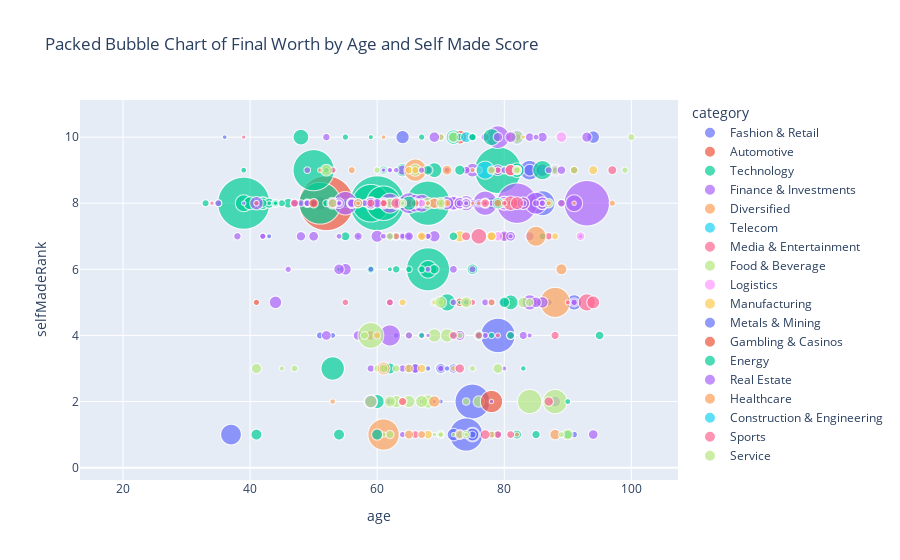

The cell this chart's notebook holds for it:
### Code cell
import plotly.express as px
import pandas as pd

# Create the packed bubble chart
fig = px.scatter(df, 
                 x='age', 
                 y='selfMadeRank',  # Dummy y-axis since plotly does not directly support packed bubbles
                 size='finalWorth', 
                 color='category', 
                 hover_name='uri', 
                 size_max=60,
                 title='Packed Bubble Chart of Final Worth by Age and Self Made Score')

# Customize the layout to hide the dummy y-axis
# fig.update_layout(yaxis=dict(showticklabels=False, showgrid=False, zeroline=False))

# Show the plot
fig.show()

### Figure 1 — Plotly figure (JSON) as saved in the notebook; plotly's stock layout.template omitted (floating-point values rounded to 4 significant figures; data arrays with more than 128 entries replaced by an {"elided": "..."} marker saying what was removed)
{"data": [{"hovertemplate": "<b>%{hovertext}</b><br><br>category=Fashion & Retail<br>age=%{x}<br>selfMadeRank=%{y}<br>finalWorth=%{marker.size}<extra></extra>", "hovertext": {"elided": "285 str values"}, "legendgroup": "Fashion & Retail", "marker": {"color": "#636efa", "size": {"elided": "285 int values"}, "sizemode": "area", "sizeref": 64.72, "symbol": "circle"}, "mode": "markers", "name": "Fashion & Retail", "showlegend": true, "type": "scattergl", "x": {"elided": "285 int values"}, "xaxis": "x", "y": {"elided": "285 int values"}, "yaxis": "y"}, {"hovertemplate": "<b>%{hovertext}</b><br><br>category=Automotive<br>age=%{x}<br>selfMadeRank=%{y}<br>finalWorth=%{marker.size}<extra></extra>", "hovertext": ["elon-musk", "stefan-quandt", "susanne-klatten", "robin-zeng", "eric-li", "wang-chuanfu", "shahid-khan", "lu-xiangyang", "wei-jianjun", "georg-schaeffler", "huang-shilin", "ernest-garcia-ii", "piero-ferrari", "li-xiang", "vikram-lal", "dan-friedkin", "wu-jianshu", "mark-shoen", "mong-koo-chung", "vivek-chaand-sehgal", "li-ping-1", "abhay-firodia", "e-joe-shoen", "baba-kalyani", "nicolas-dieteren", "roger-penske", "gail-miller", "venu-srinivasan-1", "euisun-chung", "norman-braman", "walter-frey", "abdulla-al-futtaim", "catheline-perier-dieteren", "arvind-poddar", "willis-johnson", "lachhman-das-mittal", "xia-zuoquan", "nirmal-minda", "maria-elisabeth-schaeffler-thumann", "peter-unger", "herb-chambers", "alberto-bombassei", "dong-jinggui", "francois-feuillet", "ernest-garcia-iii", "shmuel-harlap", "a-jayson-adair", "huang-yi", "terry-taylor", "fritz-draexlmaier", "amnon-shashua", "he-xiaopeng", "jiang-yintai", "pawan-munjal-1", "alexander-sixt", "konstantin-sixt", "sunjay-kapur", "renu-munjal", "suman-munjal", "zheng-fan", "onkar-kanwar", "ziv-aviram", "vijay-agarwal", "suresh-krishna", "ulrich-mommert", "sjamsul-nursalim", "xu-xudong", "hiroshi-ishibashi", "naresh-jain", "keeree-kanjanapas", "li-guoqiang", "tran-ba-duong", "qian-jinghong", "tang-aoqi", "wang-jianfeng", "chin-jong-hwa", "lu-zhongfang"], "legendgroup": "Automotive", "marker": {"color": "#EF553B", "size": [195000, 27300, 26500, 22900, 16800, 14200, 12200, 11600, 11200, 10900, 10600, 8900, 8600, 8400, 6700, 6400, 5200, 5000, 4900, 4900, 4500, 4300, 4300, 4100, 4000, 4000, 3900, 3900, 3700, 3500, 3400, 3300, 3300, 3200, 3100, 2900, 2900, 2700, 2700, 2700, 2600, 2500, 2400, 2400, 2400, 2400, 2000, 2000, 1900, 1800, 1800, 1700, 1700, 1700, 1700, 1700, 1600, 1600, 1600, 1500, 1500, 1400, 1300, 1300, 1300, 1300, 1300, 1200, 1200, 1200, 1200, 1200, 1100, 1100, 1100, 1000, 1000], "sizemode": "area", "sizeref": 64.72, "symbol": "circle"}, "mode": "markers", "name": "Automotive", "showlegend": true, "type": "scattergl", "x": [52, 57, 61, 55, 60, 58, 73, 61, 60, 59, 57, 66, 78, 42, 82, 59, 60, 73, 86, 67, 56, 79, 74, 75, 48, 87, 80, 71, 53, 91, 80, 84, 79, 66, 76, 93, 62, 66, 82, 79, 82, 83, 54, 75, 41, 79, 54, 62, 73, null, 63, 46, 73, 69, 44, 41, 52, 69, 71, 45, 81, 65, 75, 87, 83, 82, 54, 77, 89, 73, 60, 64, 51, 78, 54, 65, 81], "xaxis": "x", "y": [8, null, null, null, null, null, 10, null, null, null, null, 9, null, null, null, 4, null, 5, null, null, null, null, 5, null, null, 8, 7, null, null, 9, null, null, null, null, null, null, null, null, null, null, 9, null, null, null, 5, null, null, null, null, null, null, null, null, null, null, null, null, null, null, null, null, null, null, null, null, null, null, null, null, null, null, null, null, null, null, null, null], "yaxis": "y"}, {"hovertemplate": "<b>%{hovertext}</b><br><br>category=Technology<br>age=%{x}<br>selfMadeRank=%{y}<br>finalWorth=%{marker.size}<extra></extra>", "hovertext": {"elided": "342 str values"}, "legendgroup": "Technology", "marker": {"color": "#00cc96", "size": {"elided": "342 int values"}, "sizemode": "area", "sizeref": 64.72, "symbol": "circle"}, "mode": "markers", "name": "Technology", "showlegend": true, "type": "scattergl", "x": {"elided": "342 int values"}, "xaxis": "x", "y": {"elided": "342 int values"}, "yaxis": "y"}, {"hovertemplate": "<b>%{hovertext}</b><br><br>category=Finance & Investments<br>age=%{x}<br>selfMadeRank=%{y}<br>finalWorth=%{marker.size}<extra></extra>", "hovertext": {"elided": "427 str values"}, "legendgroup": "Finance & Investments", "marker": {"color": "#ab63fa", "size": {"elided": "427 int values"}, "sizemode": "area", "sizeref": 64.72, "symbol": "circle"}, "mode": "markers", "name": "Finance & Investments", "showlegend": true, "type": "scattergl", "x": {"elided": "427 int values"}, "xaxis": "x", "y": {"elided": "427 int values"}, "yaxis": "y"}, {"hovertemplate": "<b>%{hovertext}</b><br><br>category=Diversified<br>age=%{x}<br>selfMadeRank=%{y}<br>finalWorth=%{marker.size}<extra></extra>", "hovertext": {"elided": "201 str values"}, "legendgroup": "Diversified", "marker": {"color": "#FFA15A", "size": {"elided": "201 int values"}, "sizemode": "area", "sizeref": 64.72, "symbol": "circle"}, "mode": "markers", "name": "Diversified", "showlegend": true, "type": "scattergl", "x": {"elided": "201 int values"}, "xaxis": "x", "y": {"elided": "201 int values"}, "yaxis": "y"}, {"hovertemplate": "<b>%{hovertext}</b><br><br>category=Telecom<br>age=%{x}<br>selfMadeRank=%{y}<br>finalWorth=%{marker.size}<extra></extra>", "hovertext": ["carlos-slim-helu", "xavier-niel", "sunil-mittal-1", "rocco-commisso", "rajan-mittal", "rakesh-mittal", "patrick-drahi", "robert-hale-jr", "ananda-krishnan", "yasumitsu-shigeta", "richard-li", "shaul-shani", "naguib-sawiris", "john-caudwell", "najib-mikati", "taha-mikati", "denis-obrien", "marcelo-claure", "craig-mccaw", "strive-masiyiwa", "kenny-troutt", "vladimir-yevtushenkov", "terence-terry-matthews", "david-teoh", "mohammed-ibrahim", "gleb-fetisov", "wu-kaiting", "andrei-kuzyaev", "murat-vargi", "xue-jiping"], "legendgroup": "Telecom", "marker": {"color": "#19d3f3", "size": [102000, 9900, 9200, 8000, 6000, 6000, 5900, 5400, 4900, 4600, 4500, 4300, 3800, 3400, 2800, 2800, 2800, 2000, 2000, 1800, 1700, 1700, 1600, 1600, 1300, 1100, 1100, 1000, 1000, 1000], "sizemode": "area", "sizeref": 64.72, "symbol": "circle"}, "mode": "markers", "name": "Telecom", "showlegend": true, "type": "scattergl", "x": [84, 56, 66, 74, 64, 68, 60, 57, 86, 59, 57, 69, 69, 71, 68, 79, 65, 53, 74, 63, 76, 75, 81, 68, 77, 57, 54, 58, 76, 73], "xaxis": "x", "y": [null, null, null, 10, null, null, null, 8, null, null, null, null, null, null, null, null, null, null, 5, null, null, null, null, null, null, null, null, null, null, null], "yaxis": "y"}, {"hovertemplate": "<b>%{hovertext}</b><br><br>category=Media & Entertainment<br>age=%{x}<br>selfMadeRank=%{y}<br>finalWorth=%{marker.size}<extra></extra>", "hovertext": ["david-thomson", "rupert-murdoch", "donald-newhouse", "john-malone", "dmitri-bukhman", "igor-bukhman", "david-geffen", "blair-parry-okeden", "jim-kennedy", "clive-calder", "tim-sweeney", "george-lucas", "mark-cuban", "charles-dolan", "steven-spielberg", "jeff-t-green", "martha-ingram", "isaac-perlmutter", "stefan-von-holtzbrinck", "barry-diller", "james-chambers", "katharine-rayner", "margaretta-taylor", "hubert-burda", "jason-jiang", "christiane-schoeller", "forrest-li", "amos-hostetter-jr", "kwon-hyuk-bin", "arnon-milchan", "kalanithi-maran", "haim-saban", "friede-springer", "thomas-tull", "su-hua", "oprah-winfrey", "kenneth-feld", "david-baszucki", "koos-bekker", "jay-z", "ted-turner", "gang-ye", "yvonne-bauer", "cheng-yixiao", "yoo-jung-hyun", "adam-foroughi", "luiz-frias", "marina-berlusconi", "pier-silvio-berlusconi", "joao-roberto-marinho", "jose-roberto-marinho", "zygmunt-solorz", "edir-macedo", "roberto-irineu-marinho", "brian-roberts", "ben-silbermann", "wang-changtian", "pierre-karl-peladeau", "manoj-punjabi", "todd-wagner", "bang-si-hyuk", "john-de-mol", "kagemasa-kozuki", "wang-ning", "stanley-hubbard", "zhou-yahui", "yasuhiro-fukushima", "alan-gerry", "peter-jackson", "andrew-karam", "krit-ratanarak", "ling-tang", "xu-zhenhua", "justin-yuan", "charles-ergen", "kim-jung-min", "kim-jung-youn", "li-qiong", "tyler-perry", "richard-desmond", "huang-qiaoling", "gary-magness", "markus-persson", "min-liang-tan", "joop-van-den-ende", "barbara-berlusconi", "eleonora-berlusconi", "luigi-berlusconi", "mathias-doepfner", "aydin-dogan", "maria-frias", "guy-laliberte", "kenzo-tsujimoto", "dick-wolf-1", "keiko-erikawa", "yoichi-erikawa", "gyorgy-gattyan", "kim-jae-young", "kim-taek-jin", "john-krystynak", "benny-suherman", "taylor-swift", "yu-faxiang", "ric-elias"], "legendgroup": "Media & Entertainment", "marker": {"color": "#FF6692", "size": [67800, 19500, 11000, 9800, 9000, 9000, 8000, 6100, 6000, 5700, 5700, 5500, 5400, 5200, 4800, 4500, 4400, 4400, 4400, 4200, 4000, 4000, 4000, 3800, 3700, 3700, 3600, 3500, 3500, 3400, 3100, 3000, 3000, 3000, 2800, 2800, 2700, 2600, 2600, 2500, 2500, 2500, 2300, 2300, 2300, 2200, 2200, 2100, 2100, 2100, 2100, 2100, 2000, 2000, 2000, 2000, 2000, 1900, 1900, 1900, 1800, 1800, 1800, 1800, 1600, 1600, 1500, 1500, 1500, 1500, 1500, 1500, 1500, 1500, 1400, 1400, 1400, 1400, 1400, 1300, 1300, 1300, 1300, 1300, 1300, 1200, 1200, 1200, 1200, 1200, 1200, 1200, 1200, 1200, 1100, 1100, 1100, 1100, 1100, 1100, 1100, 1100, 1100, 1000], "sizemode": "area", "sizeref": 64.72, "symbol": "circle"}, "mode": "markers", "name": "Media & Entertainment", "showlegend": true, "type": "scattergl", "x": [66, 93, 94, 83, 38, 42, 81, 73, 76, 77, 53, 79, 65, 97, 77, 47, 88, 81, 60, 82, 66, 79, 81, 84, 51, null, 46, 87, 50, 79, 58, 79, 81, 53, 42, 70, 75, 61, 71, 54, 85, 43, 47, 40, 54, 43, 60, 57, 54, 70, 68, 67, 79, 76, 64, 41, 58, 62, 51, 63, 51, 69, 83, 37, 90, 47, 76, 95, 62, 42, 77, null, null, null, 71, 22, 20, 46, 54, 72, 65, 70, 44, 46, 82, 39, 37, 35, 61, 87, null, 64, 83, 77, 75, 73, null, 50, 57, 55, 76, 34, 52, 56], "xaxis": "x", "y": [null, 5, 5, 8, null, null, 9, 1, 4, null, 8, 8, 8, 9, 8, 8, 4, 10, null, 9, 1, 1, 1, null, null, null, null, 7, null, null, null, 9, null, 9, null, 10, 5, 8, null, null, 5, null, null, null, null, null, null, null, null, null, null, null, null, null, null, 8, null, null, null, null, null, null, null, null, 5, null, null, null, null, null, null, null, null, null, 8, null, null, null, null, null, null, null, null, null, null, null, null, null, null, null, null, null, null, null, null, null, null, null, null, null, null, 8, null, null], "yaxis": "y"}, {"hovertemplate": "<b>%{hovertext}</b><br><br>category=Food & Beverage<br>age=%{x}<br>selfMadeRank=%{y}<br>finalWorth=%{marker.size}<extra></extra>", "hovertext": {"elided": "210 str values"}, "legendgroup": "Food & Beverage", "marker": {"color": "#B6E880", "size": {"elided": "210 int values"}, "sizemode": "area", "sizeref": 64.72, "symbol": "circle"}, "mode": "markers", "name": "Food & Beverage", "showlegend": true, "type": "scattergl", "x": {"elided": "210 int values"}, "xaxis": "x", "y": {"elided": "210 int values"}, "yaxis": "y"}, {"hovertemplate": "<b>%{hovertext}</b><br><br>category=Logistics<br>age=%{x}<br>selfMadeRank=%{y}<br>finalWorth=%{marker.size}<extra></extra>", "hovertext": ["klaus-michael-kuehne", "gianluigi-aponte", "rafaela-aponte-diamant", "john-fredriksen", "enrique-razon-jr", "jacques-saade-jr", "rodolphe-saade", "tanya-saade-zeenny", "dennis-washington", "maria-angelicoussis", "helmut-sohmen", "fred-smith-1", "johnelle-hunt", "kjell-inge-rokke", "lai-meisong", "brad-jacobs", "fernand-huts", "tung-chee-chen", "yang-shaopeng", "lindsay-fox", "g-m-rao", "roman-trotsenko", "george-prokopiou", "tung-chee-hwa", "constantinos-martinos", "jim-thompson", "chang-kuo-hua", "alexander-skorobogatko", "gary-chouest", "alexander-ponomarenko", "chow-shing-yuk", "andreas-martinos", "jerry-moyes", "norbert-dentressangle", "huijiao-yu", "soegiarto-adikoesoemo", "jet-jie-li", "athanasios-martinos", "eiichi-kuriwada", "lai-jianfa", "zhang-xiaojuan", "michel-litvak-2", "martin-moller-nielsen", "vicente-boluda-fos", "wang-jilei", "michael-andlauer", "chang-kuo-ming", "william-fung", "lu-zongjun", "victor-fung", "sergey-shishkarev"], "legendgroup": "Logistics", "marker": {"color": "#FF97FF", "size": [39200, 33100, 33100, 16900, 10000, 8900, 8900, 8900, 7000, 6400, 6400, 5600, 4900, 4600, 4500, 4100, 3400, 3400, 3400, 3000, 2900, 2800, 2600, 2600, 2300, 2300, 2100, 2100, 2000, 2000, 1900, 1800, 1800, 1700, 1700, 1600, 1500, 1500, 1400, 1400, 1400, 1300, 1300, 1200, 1200, 1100, 1100, 1100, 1100, 1000, 1000], "sizemode": "area", "sizeref": 64.72, "symbol": "circle"}, "mode": "markers", "name": "Logistics", "showlegend": true, "type": "scattergl", "x": [86, 83, 79, 79, 64, 52, 54, 56, 89, 42, 84, 79, 92, 65, 53, 67, 73, 81, 66, 86, 73, 53, 77, 86, 71, 84, 69, 56, 79, 59, 46, 68, 80, 69, 58, 86, 49, 74, 77, 54, 54, 72, 59, 69, 59, 59, 66, 75, 60, 78, 56], "xaxis": "x", "y": [null, null, null, null, null, null, null, null, 10, null, null, 7, 7, null, null, 8, null, null, null, null, null, null, null, null, null, null, null, null, null, null, null, null, null, null, null, null, null, null, null, null, null, null, null, null, null, null, null, null, null, 5, null], "yaxis": "y"}, {"hovertemplate": "<b>%{hovertext}</b><br><br>category=Manufacturing<br>age=%{x}<br>selfMadeRank=%{y}<br>finalWorth=%{marker.size}<extra></extra>", "hovertext": {"elided": "328 str values"}, "legendgroup": "Manufacturing", "marker": {"color": "#FECB52", "size": {"elided": "328 int values"}, "sizemode": "area", "sizeref": 64.72, "symbol": "circle"}, "mode": "markers", "name": "Manufacturing", "showlegend": true, "type": "scattergl", "x": {"elided": "328 int values"}, "xaxis": "x", "y": {"elided": "328 int values"}, "yaxis": "y"}, {"hovertemplate": "<b>%{hovertext}</b><br><br>category=Metals & Mining<br>age=%{x}<br>selfMadeRank=%{y}<br>finalWorth=%{marker.size}<extra></extra>", "hovertext": ["savitri-jindal", "gina-rinehart", "german-larrea-mota-velasco", "vladimir-lisin", "iris-fontbona", "alexey-mordashov", "vladimir-potanin", "andrey-melnichenko", "andrew-forrest", "lakshmi-mittal", "dang-yanbao", "alisher-usmanov", "nicky-oppenheimer", "ivan-glasenberg", "iskander-makhmudov", "zheng-shuliang", "pavel-tykac", "andrei-skoch-family", "alexander-abramov", "agoes-projosasmito", "gianfelice-rocca-1", "paolo-rocca", "andrei-kozitsyn", "xiang-guangda", "clive-palmer", "rinat-akhmetov", "lim-hariyanto-wijaya-sarwono", "zhang-xuexin", "igor-altushkin", "wenrong-shen", "vladimir-kim", "mikhail-shelkov", "rufino-vigil-gonzalez", "aristotelis-mistakidis", "dmitry-pumpyansky", "daniel-mate", "robert-friedland", "oleg-deripaska", "alexander-frolov", "alexander-ramlie", "patrice-motsepe", "bulat-utemuratov", "feng-hailiang", "julio-ponce-lerou", "anatoly-sedykh", "xie-weitong", "tor-peterson", "kie-chie-wong", "john-hancock", "bianca-rinehart", "ginia-rinehart", "hope-welker", "victor-pinchuk", "alex-beard", "giovanni-arvedi", "vasily-anisimov", "sam-chong", "gary-fegel", "evgeny-eugene-shvidler", "konstantin-strukov", "dan-gertler", "chris-wallin", "jose-maria-aristrain", "luo-yangyong-1", "juan-maria-riberas-mera", "angela-bennett", "lin-lairong", "eddy-sugianto", "chris-ellison", "vadim-novinsky", "kostyantin-zhevago", "li-jinyang", "vladislav-sviblov", "wang-jinhua", "igor-kudryashkin"], "legendgroup": "Metals & Mining", "marker": {"color": "#636efa", "size": [33500, 30800, 27900, 26600, 25700, 25500, 23700, 21100, 19000, 16400, 13400, 13400, 9500, 8900, 8300, 8000, 7700, 6700, 6400, 5900, 5600, 5600, 4400, 4400, 4300, 4000, 4000, 3900, 3800, 3800, 3600, 3500, 3400, 3300, 3300, 3200, 2900, 2800, 2800, 2800, 2700, 2700, 2600, 2600, 2600, 2600, 2300, 2200, 2100, 2100, 2100, 2100, 2000, 1900, 1800, 1700, 1700, 1700, 1600, 1600, 1500, 1500, 1400, 1400, 1400, 1300, 1300, 1300, 1200, 1200, 1200, 1100, 1100, 1100, 1000], "sizemode": "area", "sizeref": 64.72, "symbol": "circle"}, "mode": "markers", "name": "Metals & Mining", "showlegend": true, "type": "scattergl", "x": [74, 70, 70, 67, 81, 58, 63, 52, 62, 73, 51, 70, 78, 67, 60, 78, 59, 58, 65, 68, 76, 71, 63, 66, 70, 57, 95, 76, 53, 78, 63, 55, 75, 62, 60, 60, 73, 56, 59, 51, 62, 66, 63, 78, 59, 67, 59, 75, 48, 47, 37, 38, 63, 56, 86, 72, 81, 50, 60, 65, 50, 71, 61, 48, 55, 80, 55, 78, 66, 60, 50, null, 44, 60, 62], "xaxis": "x", "y": [null, null, null, null, null, null, null, null, null, null, null, null, null, null, null, null, null, null, null, null, null, null, null, null, null, null, null, null, null, null, null, null, null, null, null, null, null, null, null, null, null, null, null, null, null, null, 6, null, null, null, null, null, null, null, null, null, null, null, null, null, null, null, null, null, null, null, null, null, null, null, null, null, null, null, null], "yaxis": "y"}, {"hovertemplate": "<b>%{hovertext}</b><br><br>category=Gambling & Casinos<br>age=%{x}<br>selfMadeRank=%{y}<br>finalWorth=%{marker.size}<extra></extra>", "hovertext": ["miriam-adelson", "lui-che-woo", "denise-coates", "karel-komarek", "johann-graf", "teddy-sagi", "mark-scheinberg", "john-coates", "gabe-newell", "pansy-ho", "jon-yarbrough", "steve-wynn", "paul-gauselmann", "lim-kok-thay", "william-boyd", "elaine-wynn", "fredrik-osterberg", "jens-von-bahr", "manuel-lao-hernandez", "kazuo-okada"], "legendgroup": "Gambling & Casinos", "marker": {"color": "#EF553B", "size": [32000, 11200, 9500, 9500, 7100, 6400, 5600, 4300, 4300, 3800, 3600, 3400, 2500, 2300, 2200, 2100, 1800, 1700, 1300, 1100], "sizemode": "area", "sizeref": 64.72, "symbol": "circle"}, "mode": "markers", "name": "Gambling & Casinos", "showlegend": true, "type": "scattergl", "x": [78, 95, 56, 55, 77, 52, 50, 54, 61, 61, 66, 82, 89, 72, 92, 81, 53, 53, 79, 81], "xaxis": "x", "y": [2, null, null, null, null, null, 8, null, 8, null, 8, 8, null, null, null, 8, null, null, null, null], "yaxis": "y"}, {"hovertemplate": "<b>%{hovertext}</b><br><br>category=Energy<br>age=%{x}<br>selfMadeRank=%{y}<br>finalWorth=%{marker.size}<extra></extra>", "hovertext": ["vagit-alekperov", "low-tuck-kwong", "leonid-mikhelson", "autry-stephens", "gennady-timchenko", "harold-hamm", "george-kaiser", "mikhail-fridman", "jeffery-hildebrand", "sarath-ratanavadi", "leonid-fedun", "carrie-perrodo", "daniel-kretinsky", "german-khan", "richard-kinder", "randa-duncan-williams", "dannine-avara", "scott-duncan", "milane-frantz", "ray-lee-hunt", "wang-yusuo", "terrence-pegula", "alexei-kuzmichev", "cao-renxian", "arthur-irving", "michael-kadoorie", "kelcy-warren", "pei-zhenhua-1", "torbjorn-tornqvist", "robert-bass", "alejandro-bulgheroni", "trevor-rees-jones", "w-herbert-hunt", "dewi-kam", "lynn-schusterman", "john-catsimatidis", "jin-baofang", "gregorio-perez-companc", "sid-bass", "fan-hongwei", "alceu-elias-feldmann", "mikhail-gutseriev", "saban-cemil-kazanci", "nikolai-buinov", "n-murray-edwards", "michael-polsky", "george-bishop", "ronald-mcaulay", "ray-davis", "albert-avdolyan", "gao-jifan", "edward-bass", "airat-shaimiev", "kamal-ghaffarian", "arvind-tiku", "mika-anttonen", "lee-bass", "timothy-dunn", "radik-shaimiev", "rustem-sulteev", "gordon-getty", "igor-makarov", "vardis-vardinoyannis-family", "william-koch", "dan-wilks", "massimo-moratti", "rubens-ometto-silveira-mello", "farris-wilks", "dmitry-nikolaev", "shen-xiqiang", "ron-corio", "ian-wood", "somphote-ahunai", "farkhad-akhmedov", "daniel-chiu", "paul-foster", "ali-metin-kazanci", "lin-fanlian", "dean-solon", "wu-kai", "zhao-fenggang", "vladimir-bogdanov", "kiki-barki", "lim-chai-hock", "paul-novelly", "femi-otedola", "chen-qiongxiang", "ivan-muller-botelho", "wu-yingming", "said-gutseriev", "timothy-headington", "muhammed-aziz-khan", "andrei-kosogov", "zhang-jianguo-1", "nikhil-merchant", "michael-s-smith", "edwin-soeryadjaya-1", "zhang-hong"], "legendgroup": "Energy", "marker": {"color": "#00cc96", "size": [28600, 27400, 27400, 24300, 23400, 18500, 14600, 13100, 12600, 10700, 10500, 9600, 9400, 8500, 8100, 7700, 7600, 7600, 7600, 7200, 7100, 6800, 6600, 6300, 6300, 6300, 6000, 5900, 5400, 5300, 4900, 4900, 4700, 4500, 4500, 4300, 4300, 3900, 3800, 3800, 3700, 3700, 3500, 3300, 3300, 3300, 3200, 3100, 3000, 2900, 2900, 2500, 2400, 2300, 2300, 2200, 2200, 2200, 2200, 2200, 2100, 2100, 2100, 2000, 2000, 1900, 1900, 1900, 1800, 1800, 1700, 1700, 1600, 1600, 1600, 1600, 1600, 1600, 1600, 1600, 1600, 1500, 1400, 1400, 1400, 1400, 1300, 1300, 1300, 1200, 1200, 1100, 1100, 1100, 1000, 1000, 1000, 1000], "sizemode": "area", "sizeref": 64.72, "symbol": "circle"}, "mode": "markers", "name": "Energy", "showlegend": true, "type": "scattergl", "x": [73, 75, 68, 86, 71, 78, 81, 59, 65, 58, 67, 73, 48, 62, 79, 62, 60, 41, 54, 80, 60, 73, 61, 55, 93, 82, 68, 65, 70, 76, 79, 72, 95, 73, 85, 75, 71, 88, 81, 57, 74, 66, 63, 56, 64, 75, 86, 88, 82, 53, 59, 78, 62, 65, 54, 57, 67, 68, 59, 70, 90, 61, 91, 83, 67, 78, 74, 72, 57, 76, 62, 81, 56, 68, 63, 66, 89, 62, 59, 56, 58, 72, 84, 64, 80, 61, null, 90, 57, 35, 73, 69, 63, 61, 63, 68, 74, null], "xaxis": "x", "y": [null, null, null, 9, null, 10, 5, null, 8, null, null, null, null, null, 8, 3, 1, 1, 1, 5, null, 9, null, null, null, null, 9, null, null, 4, null, 7, 4, null, 1, 10, null, null, 4, null, null, null, null, null, null, 10, 7, null, 8, null, null, 4, null, null, null, null, 4, null, null, null, 2, null, null, 3, null, null, null, null, null, null, null, null, null, null, null, null, null, null, 10, null, null, null, null, null, null, null, null, null, null, null, 5, null, null, null, null, null, null, null], "yaxis": "y"}, {"hovertemplate": "<b>%{hovertext}</b><br><br>category=Real Estate<br>age=%{x}<br>selfMadeRank=%{y}<br>finalWorth=%{marker.size}<extra></extra>", "hovertext": {"elided": "190 str values"}, "legendgroup": "Real Estate", "marker": {"color": "#ab63fa", "size": {"elided": "190 int values"}, "sizemode": "area", "sizeref": 64.72, "symbol": "circle"}, "mode": "markers", "name": "Real Estate", "showlegend": true, "type": "scattergl", "x": {"elided": "190 int values"}, "xaxis": "x", "y": {"elided": "190 int values"}, "yaxis": "y"}, {"hovertemplate": "<b>%{hovertext}</b><br><br>category=Healthcare<br>age=%{x}<br>selfMadeRank=%{y}<br>finalWorth=%{marker.size}<extra></extra>", "hovertext": {"elided": "197 str values"}, "legendgroup": "Healthcare", "marker": {"color": "#FFA15A", "size": {"elided": "197 int values"}, "sizemode": "area", "sizeref": 64.72, "symbol": "circle"}, "mode": "markers", "name": "Healthcare", "showlegend": true, "type": "scattergl", "x": {"elided": "197 int values"}, "xaxis": "x", "y": {"elided": "197 int values"}, "yaxis": "y"}, {"hovertemplate": "<b>%{hovertext}</b><br><br>category=Construction & Engineering<br>age=%{x}<br>selfMadeRank=%{y}<br>finalWorth=%{marker.size}<extra></extra>", "hovertext": ["diane-hendricks", "nassef-sawiris", "anthony-bamford", "thomas-schmidheiny", "rafael-del-pino-1", "peter-gilgan", "francesco-gaetano-caltagirone", "arkady-rotenberg", "mohed-altrad", "anu-aga", "maria-del-pino", "ravi-pillai", "otto-happel", "robert-clark", "samvel-karapetyan", "jurgen-wirtgen", "stefan-wirtgen", "florentino-perez", "erman-ilicak", "wolfgang-leitner", "martin-bouygues-1", "olivier-bouygues", "dwight-schar", "riley-bechtel", "yu-zhuyun", "john-fish", "pp-reddy", "d-leopoldo-del-pino", "pv-krishna-reddy", "huang-zhenda", "mehmet-sinan-family-tara", "david-penaloza-alanis", "jorge-mas", "dhruv-sawhney", "ayman-hariri", "boris-rotenberg", "wang-linpeng", "syed-mokhtar-albukhary", "elena-baturina", "andrei-molchanov", "fahed-hariri", "virendra-mhaiskar", "simona-giorgetta", "marco-squinzi", "veronica-squinzi"], "legendgroup": "Construction & Engineering", "marker": {"color": "#19d3f3", "size": [20900, 8800, 7500, 7000, 6000, 5500, 4600, 4000, 3400, 3300, 3300, 3300, 3200, 2900, 2900, 2900, 2900, 2800, 2700, 2700, 2600, 2600, 2600, 2500, 2400, 2300, 2300, 2200, 2200, 1900, 1900, 1800, 1700, 1600, 1400, 1400, 1400, 1300, 1300, 1300, 1200, 1200, 1100, 1100, 1100], "sizemode": "area", "sizeref": 64.72, "symbol": "circle"}, "mode": "markers", "name": "Construction & Engineering", "showlegend": true, "type": "scattergl", "x": [77, 63, 78, 78, 65, 73, 81, 72, 76, 81, 68, 70, 76, 65, 58, 58, 53, 77, 56, 71, null, 73, 82, 72, 50, 64, 66, 61, 54, 76, 65, 50, 61, 79, 45, 67, 55, 72, 61, 52, 43, 52, 46, 52, 52], "xaxis": "x", "y": [9, null, null, null, null, null, null, null, null, null, null, null, null, null, null, null, null, null, null, null, null, null, null, 4, null, null, null, null, null, null, null, null, null, null, null, null, null, null, null, null, null, null, null, null, null], "yaxis": "y"}, {"hovertemplate": "<b>%{hovertext}</b><br><br>category=Sports<br>age=%{x}<br>selfMadeRank=%{y}<br>finalWorth=%{marker.size}<extra></extra>", "hovertext": ["stanley-kroenke", "jerry-jones", "robert-kraft", "arthur-blank", "stephen-bisciotti", "gayle-benson", "denise-york", "janice-mcnair", "john-henry", "arturo-moreno", "jeffrey-lurie", "james-irsay", "dan-snyder", "robert-johnson-3", "michael-jordan", "david-blitzer", "frank-fertitta-iii", "theodore-leonsis", "lorenzo-fertitta", "vincent-mcmahon", "larry-tanenbaum", "jim-crane", "bernard-ecclestone", "mark-davis-1", "joe-lacob", "jerry-reinsdorf", "amy-adams-strunk", "tom-werner-1", "leslie-alexander", "james-france", "irving-grousbeck", "avram-glazer", "bryan-glazer", "edward-glazer", "joel-glazer", "kevin-glazer", "darcie-glazer-kassewitz", "toto-wolff", "hal-steinbrenner", "jessica-steinbrenner", "jennifer-steinbrenner-swindal", "clark-hunt", "daniel-hunt", "lamar-hunt-jr", "sharron-hunt", "frank-mccourt", "tiger-woods", "lebron-james", "ken-kendrick"], "legendgroup": "Sports", "marker": {"color": "#FF6692", "size": [16200, 13800, 11100, 8400, 7200, 6100, 5800, 5600, 5100, 4900, 4600, 4400, 4400, 3300, 3200, 3100, 3100, 3100, 3000, 2600, 2500, 2400, 2400, 2300, 2100, 2100, 2000, 2000, 1900, 1800, 1800, 1700, 1700, 1700, 1700, 1700, 1700, 1600, 1500, 1500, 1500, 1400, 1400, 1400, 1400, 1400, 1300, 1200, 1100], "sizemode": "area", "sizeref": 64.72, "symbol": "circle"}, "mode": "markers", "name": "Sports", "showlegend": true, "type": "scattergl", "x": [76, 81, 82, 81, 63, 77, 73, 87, 74, 77, 72, 64, 59, 76, 61, 54, 62, 68, 55, 78, 78, 70, 93, 68, 68, 88, 68, 73, 80, 79, 89, 63, 59, 54, 57, 62, 55, 52, 55, 60, 64, 59, 47, 67, 66, 70, 48, 39, 80], "xaxis": "x", "y": [7, 8, 8, 9, 8, 1, 3, 2, 7, 8, 4, 2, 8, 4, 8, null, 5, null, 5, 9, null, null, null, null, null, null, null, null, 8, 4, null, null, null, null, null, null, null, null, null, null, null, null, null, null, null, null, null, 10, null], "yaxis": "y"}, {"hovertemplate": "<b>%{hovertext}</b><br><br>category=Service<br>age=%{x}<br>selfMadeRank=%{y}<br>finalWorth=%{marker.size}<extra></extra>", "hovertext": ["wang-wei", "liu-yongxing", "robert-rowling", "micky-arison", "tamara-gustavson", "gary-rollins", "frits-goldschmeding", "rahul-bhatia-1", "tom-golisano", "shari-arison", "liu-yonghao", "jean-gigi-pritzker", "rakesh-gangwal", "jeremy-jacobs-sr", "jim-davis-1", "steven-udvar-hazy", "maggie-hardy", "klaus-peter-schulenberg", "danielle-bellon", "anthony-pritzker", "fernando-chico-pardo", "sunny-varkey", "glen-taylor", "bertil-hult", "michael-minhong-yu", "zhang-bangxin", "dmitry-kamenshchik", "miguel-fluxa-rossello", "linda-pritzker", "vladislav-filev", "mitchell-jacobson", "wang-zhenghua", "manfredi-lefebvre-dovidio", "peter-sperling", "torstein-hagen", "robert-mouawad", "toshio-motoya", "darwin-deason", "david-fattal", "polys-haji-ioannou", "fumio-kaneko", "nie-tengyun", "petter-stordalen", "kapil-bhatia", "gabriel-escarrer", "stelios-haji-ioannou", "helena-revoredo", "peng-zhao", "clelia-haji-ioannou", "kenneth-tuchman", "chang-pyung-soon", "xu-wanmao"], "legendgroup": "Service", "marker": {"color": "#B6E880", "size": [13800, 10000, 8900, 8000, 7800, 6400, 6200, 5600, 5600, 5500, 5100, 5100, 4800, 4500, 4400, 4200, 4100, 4000, 3900, 3700, 3300, 3300, 2900, 2600, 2500, 2400, 2200, 2100, 2000, 1900, 1800, 1800, 1700, 1700, 1500, 1500, 1400, 1300, 1300, 1300, 1300, 1300, 1300, 1200, 1200, 1200, 1200, 1200, 1100, 1100, 1000, 1000], "sizemode": "area", "sizeref": 64.72, "symbol": "circle"}, "mode": "markers", "name": "Service", "showlegend": true, "type": "scattergl", "x": [53, 75, 70, 74, 62, 79, 90, 64, 82, 66, 72, 61, 70, 84, 64, 78, 58, 72, 84, 63, 72, 66, 82, 83, 62, 44, 55, 85, 70, 60, 73, 79, 70, 64, 81, 79, 80, 83, 66, 64, 67, 48, 61, 91, 89, 57, 77, 53, 53, 64, 73, 79], "xaxis": "x", "y": [null, null, 5, 5, 2, 3, null, null, 9, null, null, 3, 8, 5, 8, 9, 4, null, null, 3, null, null, 9, null, null, null, null, null, 1, null, null, null, null, null, null, null, null, null, null, null, null, null, null, null, null, null, null, null, null, 8, null, null], "yaxis": "y"}], "layout": {"legend": {"itemsizing": "constant", "title": {"text": "category"}, "tracegroupgap": 0}, "title": {"text": "Packed Bubble Chart of Final Worth by Age and Self Made Score"}, "xaxis": {"anchor": "y", "domain": [0, 1], "title": {"text": "age"}}, "yaxis": {"anchor": "x", "domain": [0, 1], "title": {"text": "selfMadeRank"}}}}
